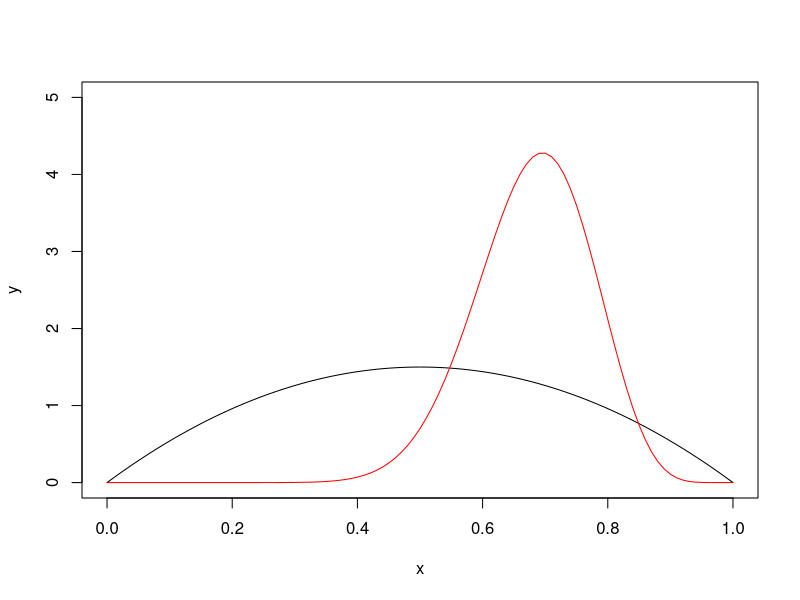

Write the R code that produced this figure.
x <- seq(0,1, by = 0.01)
alpha <- 2
beta <- 2
y <- dbeta(x,alpha,beta)
plot(x,y, ylim = c(0,5), type="l")


games <- 21
wins <- 15
alpha_post <- alpha + wins
beta_post <- beta + games - wins
y_post <-dbeta(x,alpha_post,beta_post)


lines(x,y_post,col="red")
print(qbeta(0.025,alpha,beta))
print(qbeta(0.975,alpha,beta))
print(qbeta(0.025,alpha_post,beta_post))
print(qbeta(0.975,alpha_post,beta_post))